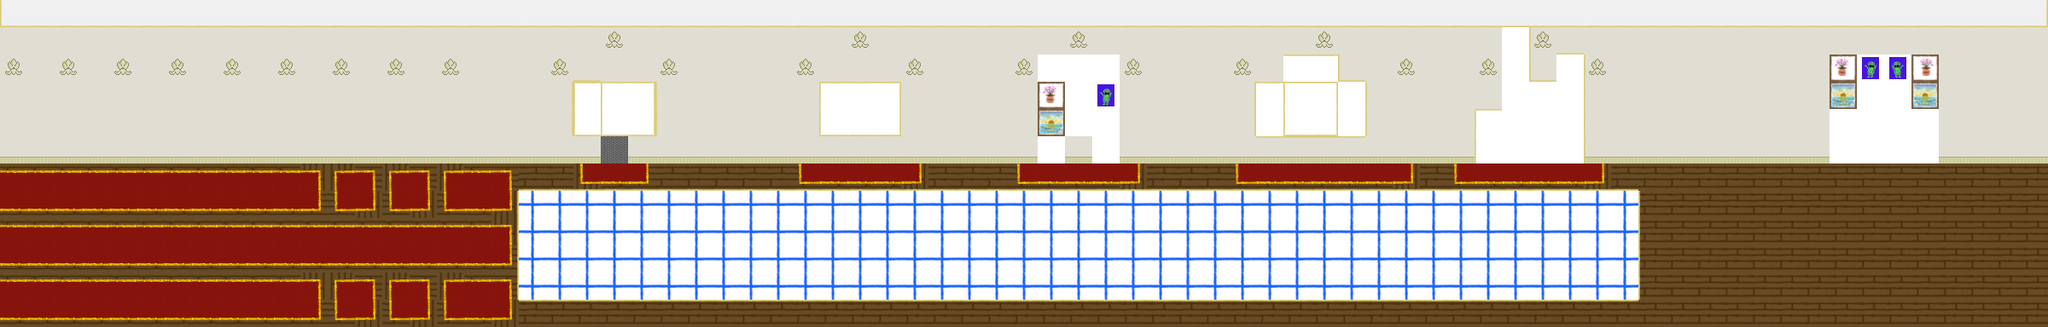

This game map was drawn from its Tiled (.tmx) file and the tilesets committed beside it. A one-line description and the trimmed map source follow:
An orthogonal 75x12 tile map with 32x32 px tiles, 2 tile layers (Tile Layer 1, Tile Layer 2), 3 tilesets and 38 objects.

<map version="1.0" orientation="orthogonal" renderorder="right-down" width="75" height="12" tilewidth="32" tileheight="32" nextobjectid="296">
 <tileset firstgid="1" name="FLOOR THINGS " tilewidth="32" tileheight="32" tilecount="784" columns="28">
  <image source="combined tiles.png" width="900" height="900" />
 </tileset>
 <tileset firstgid="785" name="TO THE WINDOW -- TO THE WALL" tilewidth="32" tileheight="32" tilecount="16" columns="4">
  <image source="combined walls.png" width="128" height="128" />
  <terraintypes>
   <terrain name="New Terrain" tile="-1" />
  </terraintypes>
 </tileset>
 <tileset firstgid="801" name="EXTRA" tilewidth="32" tileheight="32" tilecount="1419" columns="43">
  <image source="combined extra.png" width="1388" height="1082" />
 </tileset>
 <layer name="Tile Layer 1" width="75" height="12">
  <data>[900 cells, 900 non-empty, 26 distinct tile ids]</data>
 </layer>
 <layer name="Tile Layer 2" width="75" height="12">
  <data>[900 cells, 223 non-empty, 14 distinct tile ids]</data>
 </layer>
 <objectgroup color="#ff0000" name="fire">
  <object id="259" x="236" y="228">
   <ellipse />
  </object>
  <object id="260" x="232" y="292">
   <ellipse />
  </object>
  <object id="261" x="224" y="352">
   <ellipse />
  </object>
  <object id="262" x="340" y="212">
   <ellipse />
  </object>
  <object id="263" x="392" y="248">
   <ellipse />
  </object>
  <object id="264" x="396" y="308">
   <ellipse />
  </object>
  <object id="265" x="356" y="356">
   <ellipse />
  </object>
  <object id="266" x="500" y="216">
   <ellipse />
  </object>
  <object id="267" x="540" y="260">
   <ellipse />
  </object>
  <object id="268" x="540" y="316">
   <ellipse />
  </object>
  <object id="269" x="484" y="348">
   <ellipse />
  </object>
  <object id="270" x="720" y="212">
   <ellipse />
  </object>
  <object id="271" x="1012" y="208">
   <ellipse />
  </object>
  <object id="272" x="1540" y="212">
   <ellipse />
  </object>
  <object id="273" x="1616" y="208">
   <ellipse />
  </object>
  <object id="274" x="1452" y="212">
   <ellipse />
  </object>
  <object id="275" x="1504" y="268">
   <ellipse />
  </object>
  <object id="276" x="1584" y="276">
   <ellipse />
  </object>
  <object id="277" x="1540" y="324">
   <ellipse />
  </object>
  <object id="278" x="1268" y="208">
   <ellipse />
  </object>
  <object id="279" x="952" y="212">
   <ellipse />
  </object>
  <object id="280" x="1268" y="260">
   <ellipse />
  </object>
  <object id="281" x="1792" y="216">
   <ellipse />
  </object>
  <object id="294" x="2144" y="320">
   <ellipse />
  </object>
  <object id="295" x="2144" y="216">
   <ellipse />
  </object>
 </objectgroup>
 <objectgroup color="#ce6700" name="debris">
  <object id="282" x="696" y="300">
   <ellipse />
  </object>
  <object id="283" x="808" y="340">
   <ellipse />
  </object>
  <object id="284" x="996" y="272">
   <ellipse />
  </object>
  <object id="285" x="1104" y="336">
   <ellipse />
  </object>
  <object id="287" x="1356" y="240">
   <ellipse />
  </object>
  <object id="288" x="1356" y="328">
   <ellipse />
  </object>
  <object id="289" x="1680" y="224">
   <ellipse />
  </object>
  <object id="290" x="1780" y="324">
   <ellipse />
  </object>
  <object id="291" x="1960" y="228">
   <ellipse />
  </object>
  <object id="292" x="2096" y="228">
   <ellipse />
  </object>
  <object id="293" x="2032" y="316">
   <ellipse />
  </object>
 </objectgroup>
 <objectgroup color="#00aa00" name="end">
  <object id="184" x="2248" y="192">
   <ellipse />
  </object>
 </objectgroup>
 <objectgroup name="streetbound">
  <object id="142" x="-1" y="193">
   <polyline points="0,0 0,188 2400,189 2400,-3 2,-2" />
  </object>
 </objectgroup>
</map>